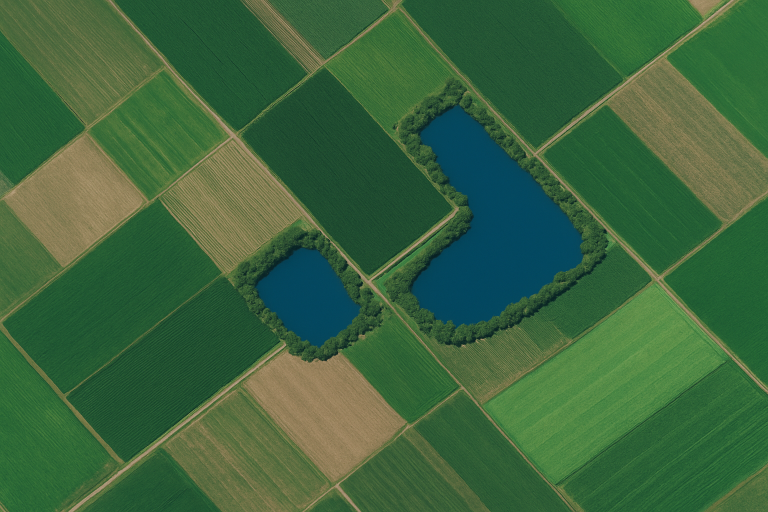
#> input picture report/maps/map_satellite.jpg, 1536 x 1024 px (shown at 1/2 size)
$ python map_generator.py
#> lines starting #> are read from the running program, lines starting #| are printed output that depends on the picture; after the words box and inside, x2 and y2 are one past the last pixel; in counts of white or black regions, pixels touching at a corner belong together
import cv2
import numpy as np
import csv
import random
import math

# --- Configuration ---
input_file = 'maps/map_satellite.jpg'
output_file = 'map_3color.png'
land_csv = 'land.csv'
water_csv = 'water.csv'
target_csv_lines = 10000  # Max lines in CSV

# Load image
img = cv2.imread(input_file)
#> img is the input picture: shape (1024, 1536, 3); mean B, G, R 61.9, 100.5, 60.1
if img is None:
    raise ValueError("Image not found!")

height, width, _ = img.shape
#> height = 1024; width = 1536
total_pixels = width * height
#> total_pixels = 1572864

# Compute downscale factor
scale_factor = math.ceil(math.sqrt(total_pixels / target_csv_lines))
#> scale_factor = 13
down_width = max(1, width // scale_factor)
#> down_width = 118
down_height = max(1, height // scale_factor)
#> down_height = 78
print(f"Original: {width}x{height}, downscaled: {down_width}x{down_height}, scale_factor={scale_factor}")
#| Original: 1536x1024, downscaled: 118x78, scale_factor=13

# Downscale for CSV generation
img_small = cv2.resize(img, (down_width, down_height), interpolation=cv2.INTER_AREA)
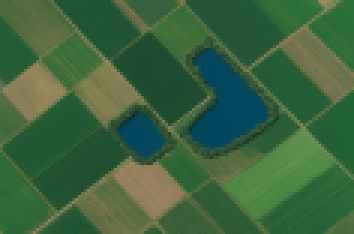
#> img_small: shape (78, 118, 3) (shown 3 times larger); mean B, G, R 61.9, 100.5, 60.1

# Convert to HSV for classification
hsv = cv2.cvtColor(img_small, cv2.COLOR_BGR2HSV)
#> hsv: shape (78, 118, 3); mean H, S, V 59.2, 136, 103
terrain_img = np.zeros_like(img_small)

# Water mask
lower_blue = np.array([100,50,50])
upper_blue = np.array([140,255,255])
water_mask = cv2.inRange(hsv, lower_blue, upper_blue)
#> water_mask: shape (78, 118); every value is 0
terrain_img[water_mask>0] = [255,0,0]

# Land mask
lower_green = np.array([40,40,40])
upper_green = np.array([80,255,255])
land_mask = cv2.inRange(hsv, lower_green, upper_green)
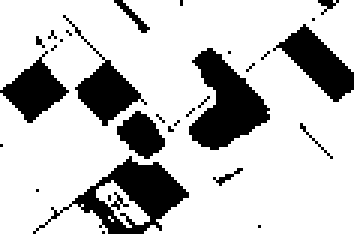
#> land_mask: shape (78, 118) (shown 3 times larger); 77.4% white; 30 black regions (23 under 20 px), largest, box (x1, y1, x2, y2) and area: (63, 16, 90, 50) 492, (11, 52, 63, 78) 482, (91, 8, 118, 34) 302
terrain_img[land_mask>0] = [0,255,0]

# Mountain/other
mountain_mask = cv2.bitwise_not(cv2.bitwise_or(water_mask, land_mask))
terrain_img[mountain_mask>0] = [42,42,165]

# Save pixelated 3-color map
cv2.imwrite(output_file, cv2.resize(terrain_img, (width, height), interpolation=cv2.INTER_NEAREST))
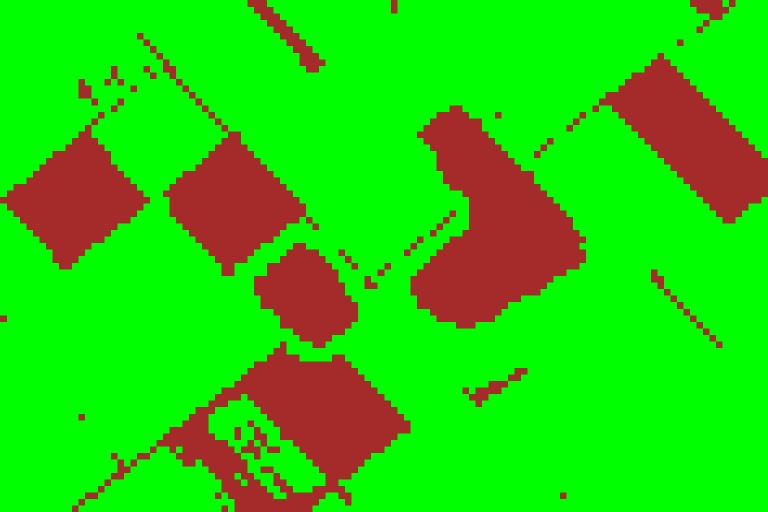
#> saved as map_3color.png: shape (1024, 1536, 3) (shown at 1/2 size); mean B, G, R 9.5, 207, 37.2
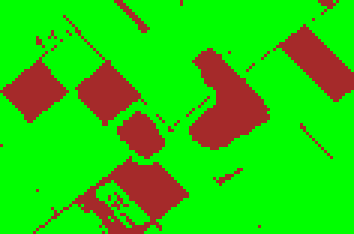
#> terrain_img: shape (78, 118, 3) (shown 3 times larger); mean of channels 0, 1, 2 9.5, 207, 37.2; drawn as B, G, R
print(f"Pixelated 3-color map saved as {output_file}")

# --- Save CSV ---
with open(land_csv, 'w', newline='') as lf, open(water_csv, 'w', newline='') as wf:
    land_writer = csv.writer(lf)
    water_writer = csv.writer(wf)

    land_writer.writerow([
        "x", "y",
        "soilBaseQuality","sunlight","nutrients","pH",
        "organicMatter","compaction","salinity"
    ])
    water_writer.writerow(["x","y"])

    small_h, small_w, _ = terrain_img.shape
#> small_h = 78; small_w = 118
    for y in range(small_h):
        for x in range(small_w):
            b,g,r = terrain_img[y,x]
            if (b,g,r) == (255,0,0):  # WATER
                water_writer.writerow([x,y])
            elif (b,g,r) == (0,255,0):  # LAND
                land_writer.writerow([
                    x,y,
                    round(random.uniform(0,1),3),
                    round(random.uniform(0,1),3),
                    round(random.uniform(0,1),3),
                    round(random.uniform(0,1),3),
                    round(random.uniform(0,1),3),
                    round(random.uniform(0,1),3),
                    round(random.uniform(0,1),3)
                ])

print(f"CSV files saved: {land_csv}, {water_csv}")
